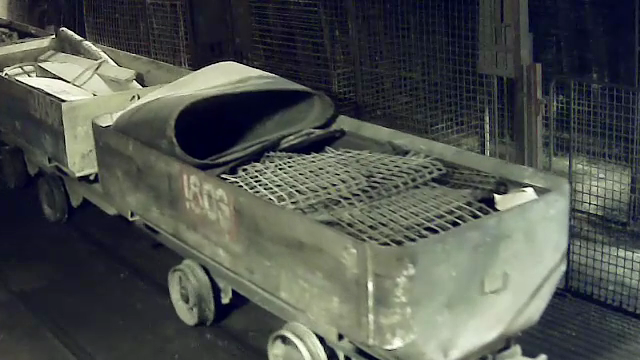
#> input picture film_processing/3_a.png, 640 x 360 px
$ python black_white.py --image ../film_processing/3_a.png
#> lines starting #> are read from the running program, lines starting #| are printed output that depends on the picture
import numpy as np
import cv2
import argparse

# construct the argument parse and parse the arguments
ap = argparse.ArgumentParser()
ap.add_argument("-i", "--image", help = "path to the image")
args = vars(ap.parse_args())
# load the image
image = cv2.imread(args["image"])
#> image is the input picture: shape (360, 640, 3); mean B, G, R 77.4, 81.5, 77.4
ret,thresh = cv2.threshold(image,3,255,cv2.THRESH_BINARY)
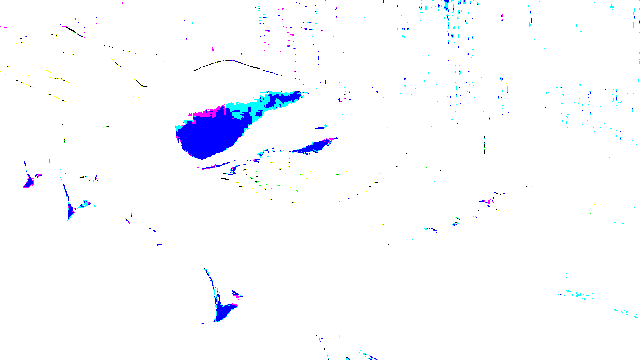
#> thresh: shape (360, 640, 3); mean B, G, R 254.6, 250.2, 249
cv2.imwrite('/Users/output_red.png',thresh)
